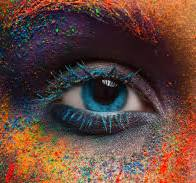
#> input picture IpprCodes/Exp6/image.jpeg, 196 x 183 px
$ python exp6.py
#> lines starting #> are read from the running program, lines starting #| are printed output that depends on the picture
import cv2
import numpy as np
import matplotlib.pyplot as plt

# Load image
img = cv2.imread('image.jpeg', 0)
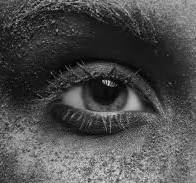
#> img: shape (183, 196); min 0, max 235, mean 76.5

# 1. Gaussian Smoothing (Spatial Domain)
gaussian_blur = cv2.GaussianBlur(img, (5, 5), 0)
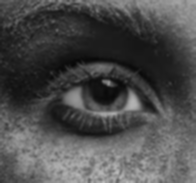
#> gaussian_blur: shape (183, 196); min 8, max 187, mean 76.4

# 2. Median Filtering (Good for salt & pepper noise)
median_blur = cv2.medianBlur(img, 5)

# 3. Sharpening Kernel
kernel_sharpen = np.array([[0, -1, 0],
                           [-1, 5, -1],
                           [0, -1, 0]])
sharpened = cv2.filter2D(img, -1, kernel_sharpen)
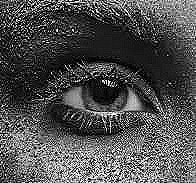
#> sharpened: shape (183, 196); min 0, max 255, mean 79.8

# 4. Frequency Domain Filter (Low-pass Filter)
dft = cv2.dft(np.float32(img), flags=cv2.DFT_COMPLEX_OUTPUT)
dft_shift = np.fft.fftshift(dft)
rows, cols = img.shape
#> rows = 183; cols = 196
crow, ccol = rows // 2 , cols // 2
#> crow = 91; ccol = 98
mask = np.zeros((rows, cols, 2), np.uint8)
mask[crow-30:crow+30, ccol-30:ccol+30] = 1
fshift = dft_shift * mask
f_ishift = np.fft.ifftshift(fshift)
img_back = cv2.idft(f_ishift)
img_back = cv2.magnitude(img_back[:,:,0], img_back[:,:,1])
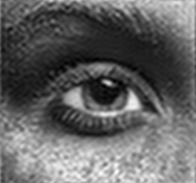
#> img_back: shape (183, 196) float32; min 38640.8, max 6944336, mean 2742527; drawn with min black and max white

# Display
titles = ['Original', 'Gaussian Blur', 'Median Blur', 'Sharpened', 'Low-pass Filter (Freq)']
images = [img, gaussian_blur, median_blur, sharpened, img_back]

plt.figure(figsize=(12, 6))
for i in range(5):
    plt.subplot(2, 3, i+1), plt.imshow(images[i], cmap='gray')
    plt.title(titles[i])
    plt.axis('off')
plt.tight_layout()
plt.show()
